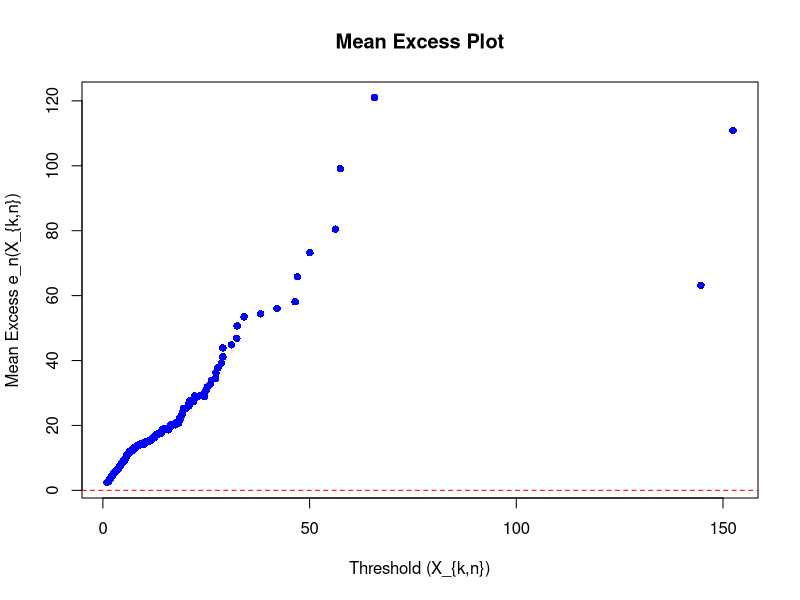

Here is the R script that generated this plot:
# Load the dataset
# Assuming your dataset is a data frame with columns 'date' and 'loss'
# Example of loading a dataset:
library(fitdistrplus)
data("danishuni")

# Extract the 'loss' column
loss_data <- danishuni$Loss

# Sort the loss data
n <- length(loss_data)
sorted_data <- sort(loss_data)

# Function to calculate the mean excess for a given k
mean_excess <- function(data, k) {
  threshold <- data[k]
  excesses <- data[(k+1):n] - threshold
  return(mean(excesses, na.rm = TRUE))
}

# Compute the mean excess values for each k
mean_excess_values <- sapply(1:(n-1), function(k) mean_excess(sorted_data, k))

# Prepare points for the plot
x_points <- sorted_data[1:(n-1)] # X_{k,n}
y_points <- mean_excess_values   # e_n(X_{k,n})

# Create the Mean Excess Plot
plot(x_points, y_points, type = "p", pch = 16, col = "blue",
     xlab = "Threshold (X_{k,n})",
     ylab = "Mean Excess e_n(X_{k,n})",
     main = "Mean Excess Plot" 
    #, xlim = c(0 , 70)
     )
abline(h = 0, col = "red", lty = 2)
